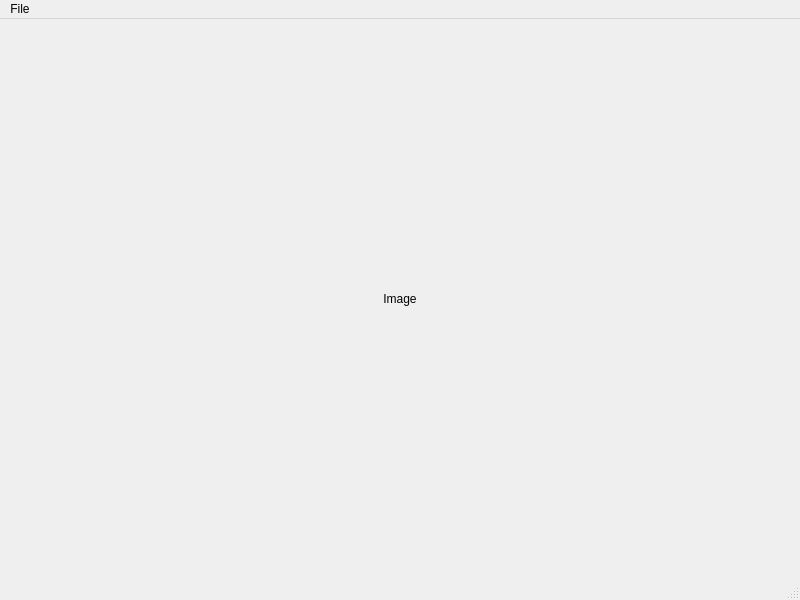
<?xml version="1.0" encoding="UTF-8"?>
<ui version="4.0">
 <class>MainWindow</class>
 <widget class="QMainWindow" name="MainWindow">
  <property name="geometry">
   <rect>
    <x>0</x>
    <y>0</y>
    <width>800</width>
    <height>600</height>
   </rect>
  </property>
  <property name="windowTitle">
   <string>MainWindow</string>
  </property>
  <widget class="QWidget" name="centralwidget">
   <layout class="QGridLayout" name="gridLayout">
    <item row="0" column="0">
     <widget class="QLabel" name="label">
      <property name="sizePolicy">
       <sizepolicy hsizetype="Ignored" vsizetype="Ignored">
        <horstretch>0</horstretch>
        <verstretch>0</verstretch>
       </sizepolicy>
      </property>
      <property name="text">
       <string>Image</string>
      </property>
      <property name="alignment">
       <set>Qt::AlignCenter</set>
      </property>
     </widget>
    </item>
   </layout>
  </widget>
  <widget class="QMenuBar" name="menubar">
   <property name="geometry">
    <rect>
     <x>0</x>
     <y>0</y>
     <width>800</width>
     <height>21</height>
    </rect>
   </property>
   <widget class="QMenu" name="menuFile">
    <property name="title">
     <string>File</string>
    </property>
    <addaction name="actionOpen"/>
    <addaction name="actionOpen_Histogram"/>
    <addaction name="actionQuit"/>
   </widget>
   <addaction name="menuFile"/>
  </widget>
  <widget class="QStatusBar" name="statusbar"/>
  <action name="actionOpen_Image">
   <property name="text">
    <string>Open Image</string>
   </property>
  </action>
  <action name="actionExit">
   <property name="text">
    <string>Exit</string>
   </property>
  </action>
  <action name="actionOpen">
   <property name="checkable">
    <bool>false</bool>
   </property>
   <property name="text">
    <string>Open</string>
   </property>
  </action>
  <action name="actionQuit">
   <property name="text">
    <string>Quit</string>
   </property>
  </action>
  <action name="actionOpen_Histogram">
   <property name="text">
    <string>Open Histogram</string>
   </property>
  </action>
 </widget>
 <resources/>
 <connections/>
</ui>
